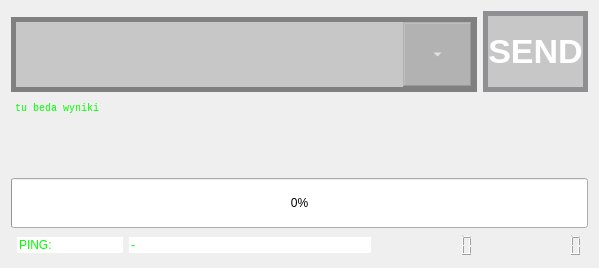
      <widget class="QWidget" name="tab">
       <property name="autoFillBackground">
        <bool>false</bool>
       </property>
       <attribute name="title">
        <string>CONSOLE</string>
       </attribute>
       <layout class="QVBoxLayout" name="verticalLayout_5">
        <item>
         <layout class="QGridLayout" name="gridLayout_3">
          <property name="sizeConstraint">
           <enum>QLayout::SetDefaultConstraint</enum>
          </property>
          <item row="4" column="3" colspan="2">
           <widget class="QLCDNumber" name="lcdNumberActual">
            <property name="minimumSize">
             <size>
              <width>0</width>
              <height>0</height>
             </size>
            </property>
            <property name="font">
             <font>
              <weight>75</weight>
              <bold>true</bold>
             </font>
            </property>
            <property name="layoutDirection">
             <enum>Qt::RightToLeft</enum>
            </property>
            <property name="autoFillBackground">
             <bool>false</bool>
            </property>
            <property name="styleSheet">
             <string notr="true">color: rgb(0, 255, 0);
border: none ;</string>
            </property>
            <property name="frameShape">
             <enum>QFrame::Box</enum>
            </property>
            <property name="digitCount">
             <number>9</number>
            </property>
            <property name="segmentStyle">
             <enum>QLCDNumber::Outline</enum>
            </property>
           </widget>
          </item>
          <item row="1" column="0" colspan="5">
           <widget class="QComboBox" name="comboBox">
            <property name="minimumSize">
             <size>
              <width>0</width>
              <height>75</height>
             </size>
            </property>
            <property name="layoutDirection">
             <enum>Qt::LeftToRight</enum>
            </property>
            <property name="styleSheet">
             <string notr="true">QComboBox {
 border-radius: 0px;
background-color: rgb(158, 158, 158,125);
 border: 5px solid #8f8f91;
	border-color:grey;
	color:white;
    font-family:  &quot;Franklin Gothic Medium&quot;;
    font-size:  25px;
}
QComboBox::drop-down {
     width:19px;
   
    margin-right:50px;
   
}
QComboBox::down-arrow {
  image: url(:/new/prefix1/files/down_arrow.png);
}
	</string>
            </property>
            <property name="editable">
             <bool>true</bool>
            </property>
            <item>
             <property name="text">
              <string/>
             </property>
            </item>
            <item>
             <property name="text">
              <string>RS232 send temperature_error:00;</string>
             </property>
            </item>
            <item>
             <property name="text">
              <string>MPD list</string>
             </property>
            </item>
            <item>
             <property name="text">
              <string>show log</string>
             </property>
            </item>
            <item>
             <property name="text">
              <string>uptime</string>
             </property>
            </item>
            <item>
             <property name="text">
              <string>show log no INFO</string>
             </property>
            </item>
            <item>
             <property name="text">
              <string>sleep</string>
             </property>
            </item>
            <item>
             <property name="text">
              <string>show thread all</string>
             </property>
            </item>
            <item>
             <property name="text">
              <string>iDom text</string>
             </property>
            </item>
            <item>
             <property name="text">
              <string>event temperature</string>
             </property>
            </item>
            <item>
             <property name="text">
              <string>event RS232</string>
             </property>
            </item>
           </widget>
          </item>
          <item row="0" column="5" rowspan="2">
           <widget class="QPushButton" name="pushButton">
            <property name="sizePolicy">
             <sizepolicy hsizetype="Minimum" vsizetype="Ignored">
              <horstretch>0</horstretch>
              <verstretch>0</verstretch>
             </sizepolicy>
            </property>
            <property name="minimumSize">
             <size>
              <width>75</width>
              <height>50</height>
             </size>
            </property>
            <property name="whatsThis">
             <string>&lt;html&gt;&lt;head/&gt;&lt;body&gt;&lt;p&gt;wyslij  komende na serwer&lt;/p&gt;&lt;/body&gt;&lt;/html&gt;</string>
            </property>
            <property name="layoutDirection">
             <enum>Qt::LeftToRight</enum>
            </property>
            <property name="styleSheet">
             <string notr="true">QPushButton {
background-color: rgb(158, 158, 158,125);
 border: 5px solid #8f8f91;
border-radius: 0px;
color:white;
    font: bold 34px;
  Text-align:center;
}
QPushButton:pressed {
border:none;
}
 </string>
            </property>
            <property name="text">
             <string>SEND</string>
            </property>
           </widget>
          </item>
          <item row="4" column="2">
           <widget class="QLineEdit" name="ping">
            <property name="sizePolicy">
             <sizepolicy hsizetype="Expanding" vsizetype="Fixed">
              <horstretch>0</horstretch>
              <verstretch>0</verstretch>
             </sizepolicy>
            </property>
            <property name="styleSheet">
             <string notr="true">color: rgb(0, 255, 0);
border: none ;</string>
            </property>
            <property name="text">
             <string>-</string>
            </property>
           </widget>
          </item>
          <item row="2" column="0" colspan="6">
           <widget class="QTextEdit" name="txtAnswer">
            <property name="font">
             <font>
              <family>Consolas</family>
              <pointsize>10</pointsize>
             </font>
            </property>
            <property name="styleSheet">
             <string notr="true">background-color: transparent;
color: rgb(0, 255, 0);
border: none ;</string>
            </property>
            <property name="verticalScrollBarPolicy">
             <enum>Qt::ScrollBarAsNeeded</enum>
            </property>
            <property name="horizontalScrollBarPolicy">
             <enum>Qt::ScrollBarAsNeeded</enum>
            </property>
            <property name="sizeAdjustPolicy">
             <enum>QAbstractScrollArea::AdjustToContentsOnFirstShow</enum>
            </property>
            <property name="autoFormatting">
             <set>QTextEdit::AutoNone</set>
            </property>
            <property name="tabChangesFocus">
             <bool>true</bool>
            </property>
            <property name="lineWrapMode">
             <enum>QTextEdit::NoWrap</enum>
            </property>
            <property name="lineWrapColumnOrWidth">
             <number>1</number>
            </property>
            <property name="readOnly">
             <bool>true</bool>
            </property>
            <property name="html">
             <string>&lt;!DOCTYPE HTML PUBLIC &quot;-//W3C//DTD HTML 4.0//EN&quot; &quot;http://www.w3.org/TR/REC-html40/strict.dtd&quot;&gt;
&lt;html&gt;&lt;head&gt;&lt;meta name=&quot;qrichtext&quot; content=&quot;1&quot; /&gt;&lt;style type=&quot;text/css&quot;&gt;
p, li { white-space: pre-wrap; }
&lt;/style&gt;&lt;/head&gt;&lt;body style=&quot; font-family:'Consolas'; font-size:10pt; font-weight:400; font-style:normal;&quot;&gt;
&lt;p style=&quot; margin-top:0px; margin-bottom:0px; margin-left:0px; margin-right:0px; -qt-block-indent:0; text-indent:0px;&quot;&gt;&lt;span style=&quot; font-family:'MS Shell Dlg 2'; font-size:7.8pt;&quot;&gt;tu beda wyniki&lt;/span&gt;&lt;/p&gt;&lt;/body&gt;&lt;/html&gt;</string>
            </property>
            <property name="textInteractionFlags">
             <set>Qt::LinksAccessibleByMouse|Qt::TextSelectableByMouse</set>
            </property>
           </widget>
          </item>
          <item row="4" column="1">
           <widget class="QLineEdit" name="pingName">
            <property name="sizePolicy">
             <sizepolicy hsizetype="Fixed" vsizetype="Fixed">
              <horstretch>0</horstretch>
              <verstretch>0</verstretch>
             </sizepolicy>
            </property>
            <property name="styleSheet">
             <string notr="true">color: rgb(0, 255, 0);
border: none ;</string>
            </property>
            <property name="text">
             <string>PING:</string>
            </property>
            <property name="alignment">
             <set>Qt::AlignLeading|Qt::AlignLeft|Qt::AlignVCenter</set>
            </property>
           </widget>
          </item>
          <item row="4" column="5">
           <widget class="QLCDNumber" name="lcdNumberAll">
            <property name="styleSheet">
             <string notr="true">color: rgb(255, 255, 0);
 
border: none ;</string>
            </property>
            <property name="digitCount">
             <number>9</number>
            </property>
           </widget>
          </item>
          <item row="3" column="0" colspan="6">
           <widget class="QProgressBar" name="progressBar">
            <property name="minimumSize">
             <size>
              <width>0</width>
              <height>50</height>
             </size>
            </property>
            <property name="styleSheet">
             <string notr="true">color: rgb(0, 0, 0);
background-color: rgba(0, 255, 0, 25);
text-align: center;
QProgressBar::chunk {
    background-color: #CD96CD;
    width: 10px;
    margin: 0.5px;

}</string>
            </property>
            <property name="value">
             <number>0</number>
            </property>
            <property name="invertedAppearance">
             <bool>false</bool>
            </property>
           </widget>
          </item>
         </layout>
        </item>
       </layout>
      </widget>
